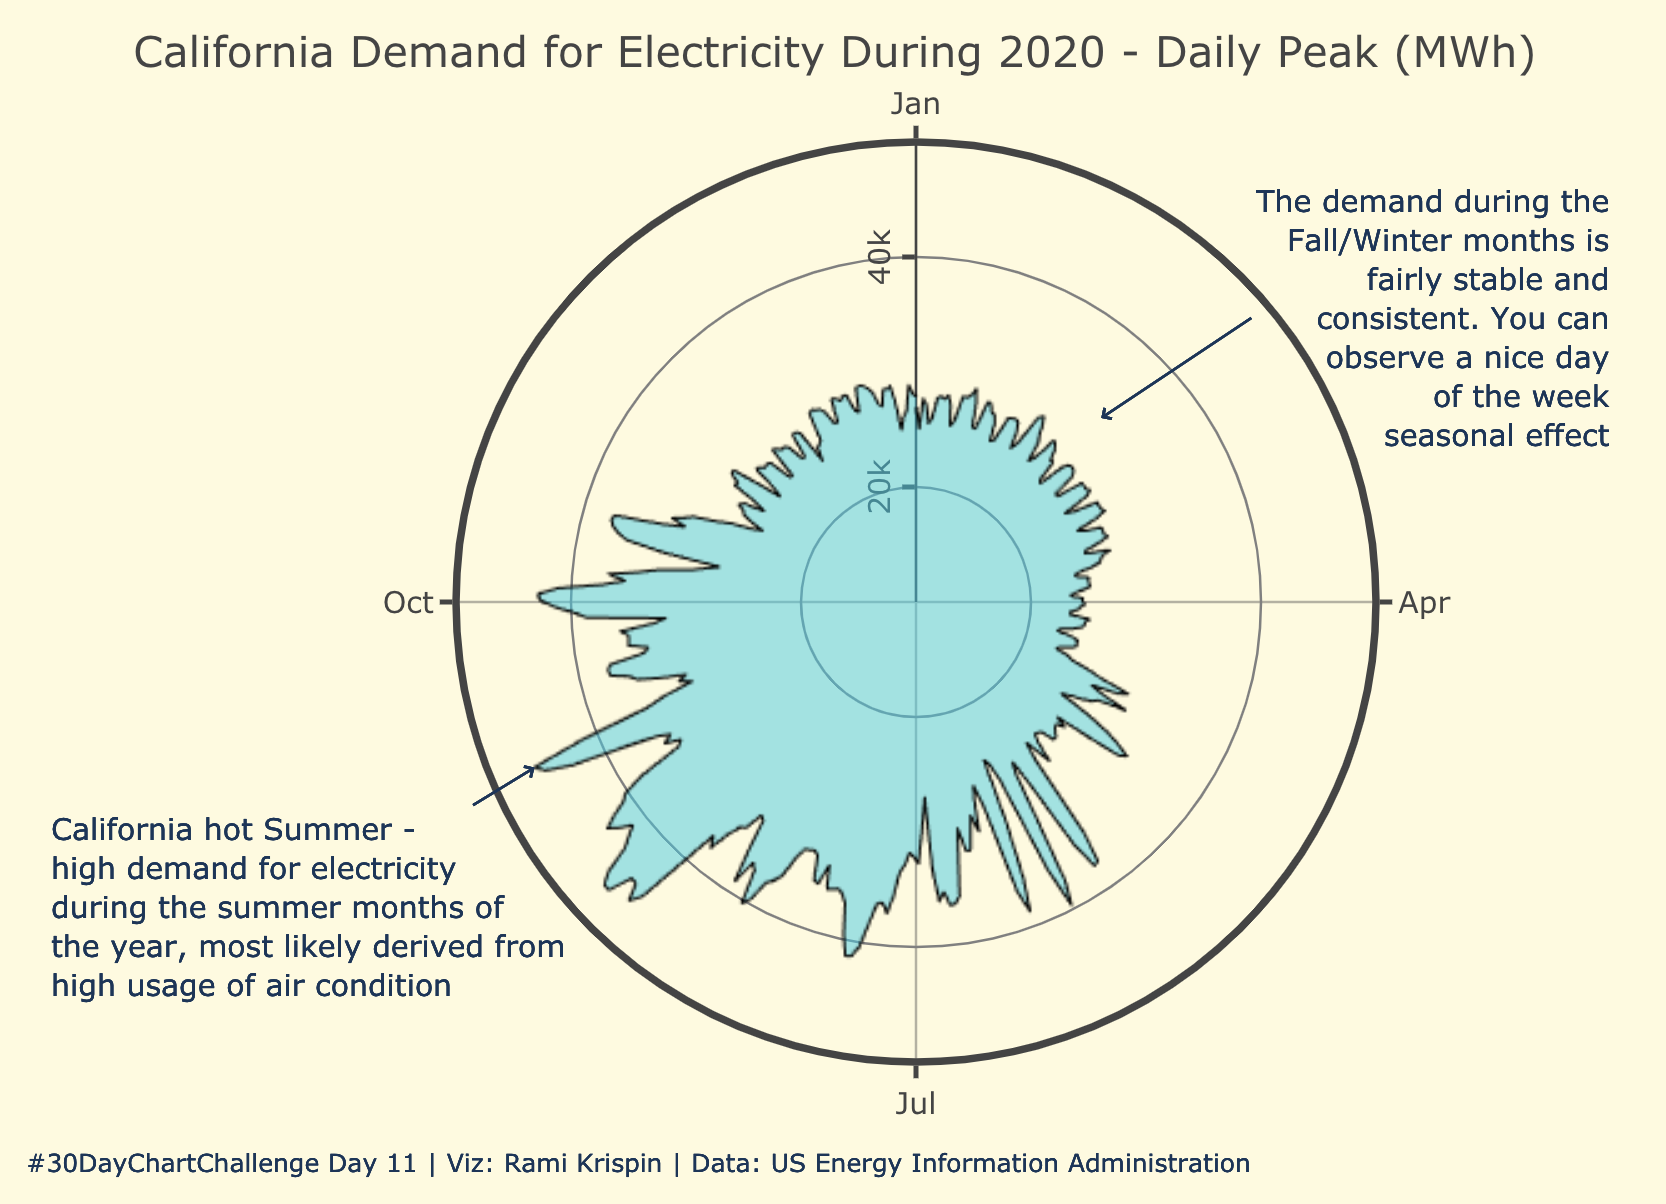

This chart was generated by the following R code:
library(USgrid)
library(plotly)
library(lubridate)
library(dplyr)

# Function for converting hex to rgb
hex_to_rgb <- function(hex){
  rgb <- paste0(as.numeric(grDevices::col2rgb(hex) %>%
                             base::t()), collapse = ",")
  return(rgb)
}

# Loading the data
data("Cal_elec")
head(Cal_elec)
max(Cal_elec$date_time)
unique(Cal_elec$operator)

# Reformatting the data
df <- Cal_elec %>%
  filter(operator == "Total") %>%
  mutate(date = as.Date(date_time),
         year = year(date_time)) %>%
  filter(year == 2020) %>%
  as.data.frame() %>%
  group_by(date) %>%
  summarise(min_day = round(min(series, na.rm = TRUE), 2),
            max_day = round(max(series, na.rm = TRUE), 2),
            mean_day = round(mean(series, na.rm = TRUE), 2)) %>%
  mutate(year = year(date),
         yday = yday(date),
         theta = (yday - 1) * 360 / 365)

head(df)
tail(df)
nrow(df)

# Plot setting
fcolor <- hex_to_rgb("#48cae4")
opacity <- 0.5
background <- "#fefae0"
arrowhead <- 4
arrowsize <- 1
arrowwidth <- 1

# Plot
plot_ly(
  type = 'scatterpolargl',
  mode = 'lines'
) %>%  add_trace(
  r = df$max_day,
  theta = df$theta,
  name = "Demand for Electricity",
  fill = 'tozeroy',
  fillcolor = paste("rgba(", fcolor, ",", opacity, ")", sep = ""),
  line = list(color = "black",
              width = 1)

) %>%
  layout(
    title = "California Demand for Electricity During 2020 - Daily Peak (MWh)",
    showlegend = F,
    margin = list(t = 60, b = 60,
                  l = 150, r = 85),
    paper_bgcolor = background,
    polar = list(
      bgcolor = background,
      angularaxis = list(
        rotation = 90,
        thetaunit = "degrees",
        direction = "clockwise",
        categoryorder = "array",
        tickmode = "array",
        tickwidth = 2,
        linewidth = 3,
        tickvals = c(0, 90, 180, 270),
        ticktext = c("Jan", "Apr", "Jul", "Oct"),
        layer = 'below traces'
      ),
      radialaxis = list(
        range = c(10000, 50000),
        side = 'counterclockwise',
        angle = 90,
        showline = T,
        linewidth = 1,
        tickwidth = 2,
        nticks = 4,
        gridcolor = 'gray',
        gridwidth = 1
      )
    )
  ) %>%
  add_annotations(text = paste("#30DayChartChallenge Day 11",
                               "Viz: Rami Krispin",
                               "Data: US Energy Information Administration",
                               sep = " | "),
                  font = list(color = "#1d3557",
                              size = 10,
                              family = family),
                  align = "left",
                  y = -0.13,
                  x = -0.32,
                  showarrow = FALSE,
                  yref = "paper",
                  xref = "paper") %>%
  add_annotations(text = paste("California hot Summer -",
                               "high demand for electricity",
                               "during the summer months of",
                               "the year, most likely derived from",
                               "high usage of air condition",
                               sep = "<br>"),
                  font = list(color = "#1d3557",
                              size = 12,
                              family = family),
                  align = "left",
                  y = 0.32,
                  x = 0.15,
                  showarrow = TRUE,
                  arrowhead = arrowhead,
                  arrowsize = arrowsize,
                  arrowwidth = arrowwidth,
                  arrowcolor = "#1d3557",
                  xanchor = 'center',
                  yanchor = 'middle',
                  ax = -90,
                  ay = 55,
                  yref = "paper",
                  xref = "paper") %>%
  add_annotations(text = paste("The demand during the",
                               "Fall/Winter months is",
                               "fairly stable and",
                               "consistent. You can",
                               "observe a nice day",
                               "of the week",
                               "seasonal effect",
                               sep = "<br>"),
                  font = list(color = "#1d3557",
                              size = 12,
                              family = family),
                  align = "right",
                  y = 0.70,
                  x = 0.67,
                  showarrow = TRUE,
                  arrowhead = arrowhead,
                  arrowsize = arrowsize,
                  arrowwidth = arrowwidth,
                  arrowcolor = "#1d3557",
                  xanchor = 'left',
                  yanchor = 'middle',
                  ax = 60,
                  ay = -40,
                  yref = "paper",
                  xref = "paper")
